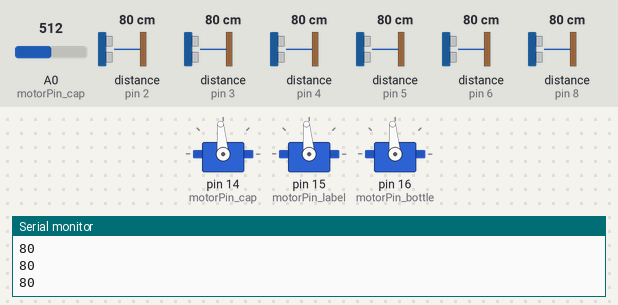
A sketch run on a simulated Arduino Uno, built with avr-gcc and run on an emulated ATmega328P. Shown: 3 × servo, the last lines printed to the serial monitor. The test bench sets the inputs (shaded band); at power-on: distance to the obstacle (sensors on pin 6, pin 4, pin 2, pin 3, pin 5, pin 8) 80 cm, A0 (motorPin_cap) = 512. Random numbers use the default seed unless the sketch sets one.

Above: at 1.2 s.
1.3 s: distance to the obstacle (sensor on pin 6) set to 9 cm
At 1.8 s:
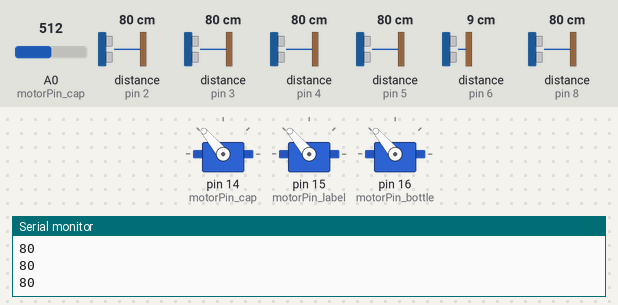
3.5 s: distance to the obstacle (sensor on pin 6) set to 6 cm
At 4.01 s:
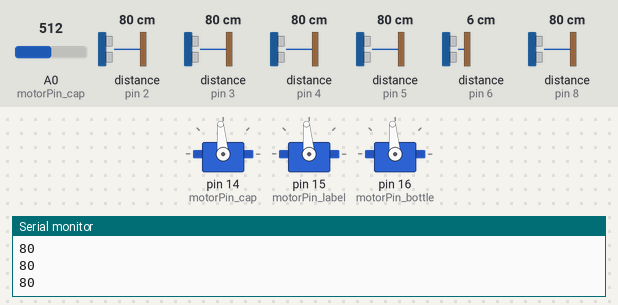
6.5 s: distance to the obstacle (sensor on pin 4) set to 9 cm
9.5 s: distance to the obstacle (sensor on pin 4) set to 6 cm
At 10.35 s:
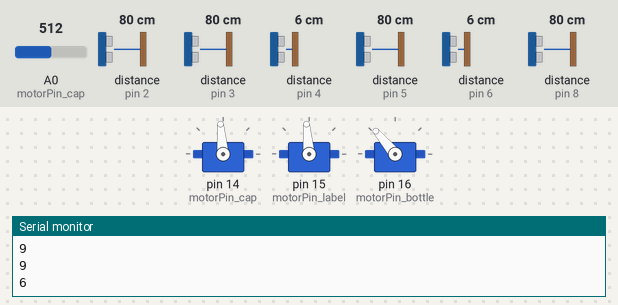
12.5 s: distance to the obstacle (sensor on pin 2) set to 9 cm
15.5 s: distance to the obstacle (sensor on pin 2) set to 6 cm
At 16.65 s:
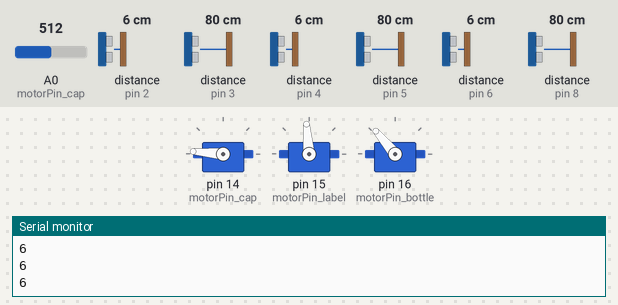
Timing chart, 0 to 19.5 s (numbered marks = the images above; inputs shaded):
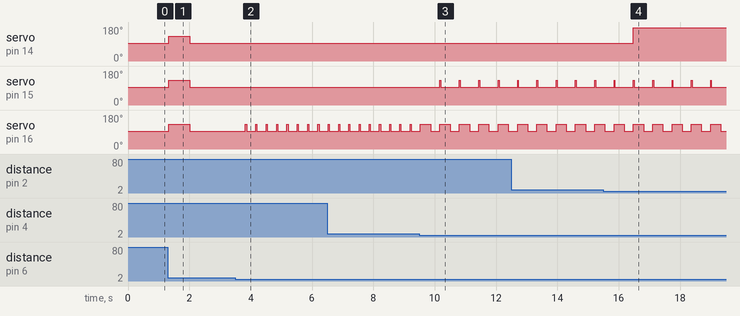

The sketch:

ultrasonic_test.ino
```cpp
#include <Servo.h>
#include <Wire.h>
#include "rgb_lcd.h"
#include "Ultrasonic.h"

//ultrasonic
Ultrasonic Us_judge_hand_cap(2);
Ultrasonic Us_throwed_cap(3);
Ultrasonic Us_judge_hand_label(4);
Ultrasonic Us_throwed_label(5);
Ultrasonic Us_judge_hand_bottle(6);
Ultrasonic Us_throwed_bottle(8);

//distance getting from ultrasonic sensor
long distance_cap, distance_label, distance_bottle;
long just_throwed_cap, just_throwed_label, just_throwed_bottle;

//servo motor
#define FULL_OPEN 175
#define LITTLE_OPEN 130
#define CLOSE 95
#define YEAH 160
#define SATISFIED 94
Servo Motor_cap;
Servo Motor_label;
Servo Motor_bottle;
int motorPin_cap = 14;
int motorPin_label = 15;
int motorPin_bottle = 16;
//キープしておきたいカウント数を格納しておく変数
int n_cap, n_label, n_bottle;
//angle of motor
int motorAngle_cap;
int motorAngle_label;
int motorAngle_bottle;

//speaker(buzzer)
int speakerPin = 11;

//infrared
//int infraredPin = 7;
//int judge_infrared;
int infra_flag = 0;

//which_term : cap/label/bottle
int which_term;
int countNum;
#define CAP 0
#define LABEL 1
#define BOTTLE 2

//#define PERIOD 20
#define RANGE 8
#define THROWED 10

int period;

void setup() {
  Serial.begin(9600);
  randomSeed(analogRead(0));

//  pinMode(infraredPin, INPUT);

  Motor_cap.attach(motorPin_cap);
  Motor_label.attach(motorPin_label);
  Motor_bottle.attach(motorPin_bottle);

  motorAngle_cap = CLOSE;
  motorAngle_label = CLOSE;
  motorAngle_bottle = CLOSE;

  Motor_cap.write(motorAngle_cap);
  Motor_label.write(motorAngle_label);
  Motor_bottle.write(motorAngle_bottle);

  n_cap = 0;
  n_label = 0;
  n_bottle = 0;

  distance_cap = 10000;
  just_throwed_cap = 100000;
  distance_label = 10000;
  just_throwed_label = 10000;
  distance_bottle = 10000;
  just_throwed_bottle = 10000;

//  judge_infrared = LOW;

  which_term = CAP;

  countNum = 0;

  randomSeed(analogRead(0));

  period = 0;
}

void thankYou(Servo mc, Servo ml, Servo mb){
  mc.write(CLOSE);
  ml.write(CLOSE);
  mb.write(CLOSE);
  //ぱぱぱ、
  delay(500);
  mc.write(YEAH);
  delay(500);
  ml.write(YEAH);
  delay(500);
  mb.write(YEAH);
  delay(1000);
  //ぱぱぱ、
  mb.write(CLOSE);
  delay(500);
  ml.write(CLOSE);
  delay(500);
  mc.write(CLOSE);
  delay(1000);
  //ぱ、ぱ、ぱ！
  mc.write(YEAH);
  ml.write(LITTLE_OPEN);
  mb.write(YEAH);
  delay(1000);
  mc.write(LITTLE_OPEN);
  ml.write(YEAH);
  mb.write(LITTLE_OPEN);
  delay(1000);
  mc.write(YEAH);
  ml.write(YEAH);
  mb.write(YEAH);
  delay(1000);
  mc.write(CLOSE);
  ml.write(CLOSE);
  mb.write(CLOSE);
}

/////////----------  loop  ---------------/////////

void loop() {
  //  timer = millis();
  distance_cap = Us_judge_hand_cap.MeasureInCentimeters();
  just_throwed_cap = Us_throwed_cap.MeasureInCentimeters();

  distance_label = Us_judge_hand_label.MeasureInCentimeters();
  just_throwed_label = Us_throwed_label.MeasureInCentimeters();

  distance_bottle = Us_judge_hand_bottle.MeasureInCentimeters();
  just_throwed_bottle = Us_throwed_bottle.MeasureInCentimeters();

//  judge_infrared = digitalRead(infraredPin);

  period = random(15, 40);
//  period = 20;


  ////- - - - - - - -infrared sensor- - - - - - //////

//  if (judge_infrared == HIGH && infra_flag == false) {
  if (distance_bottle < 50 && infra_flag == false) {
    //パ
    infra_flag = true;
    motorAngle_cap = LITTLE_OPEN;
    motorAngle_label = LITTLE_OPEN;
    motorAngle_bottle = LITTLE_OPEN;
    Serial.println("パ");

    n_cap = countNum;
    n_label = countNum;
    n_bottle = countNum;
  }

  if (infra_flag == true) {
    //キャップ
    if (motorAngle_cap == LITTLE_OPEN) { //パタパタの「パ」の角度で
      if ((countNum - n_cap) == period) { //かつ「パ」になったタイミングから100カウント済んでいたら
        motorAngle_cap = CLOSE;
        n_cap = countNum;
        Serial.println("タ");
      }
    } else if (motorAngle_cap == CLOSE && motorAngle_cap != SATISFIED) { //パタパタの「タ」の角度で
      if ((countNum - n_cap) == period) { //100カウント済んでいたら
        motorAngle_cap = LITTLE_OPEN;
        n_cap = countNum;
      }
    }
    //ラベル
    if (motorAngle_label == LITTLE_OPEN) { //パタパタの「パ」の角度で
      if ((countNum - n_label) == period) { //かつ「パ」になったタイミングから100カウント済んでいたら
        motorAngle_label = CLOSE;
        n_label = countNum;
      }
    } else if (motorAngle_label == CLOSE && motorAngle_label != SATISFIED) { //パタパタの「タ」の角度で
      if ((countNum - n_label) == period) { //100カウント済んでいたら
        motorAngle_label = LITTLE_OPEN;
        n_label = countNum;
      }
    }
    //ボトル
    if (motorAngle_bottle == LITTLE_OPEN) { //パタパタの「パ」の角度で
      if ((countNum - n_bottle) == period) { //かつ「パ」になったタイミングから100カウント済んでいたら
        motorAngle_bottle = CLOSE;
        n_bottle = countNum;
      }
    } else if (motorAngle_bottle == CLOSE && motorAngle_bottle != SATISFIED) { //パタパタの「タ」の角度で
      if ((countNum - n_bottle) == period) { //100カウント済んでいたら
        motorAngle_bottle = LITTLE_OPEN;
        n_bottle = countNum;
      }
    }

    ////- - - - - - - -ultrasonic sensor- - - - - - //////
    ////-  .  -  .  -手が近づいたらver.  .  -  .  -  .//////

    //キャップ
    if (distance_cap < RANGE) {
      if (which_term == CAP) {
        motorAngle_cap = FULL_OPEN;
      } else {//ぴしゃ
        if (motorAngle_cap != SATISFIED) {
          Motor_cap.write(CLOSE);
          delay(300);
          //ここでパタパタの「パ」の状態に戻しておく
          motorAngle_cap = LITTLE_OPEN;
          n_cap = countNum;
        }
      }
    }
    //ラベル
    if (distance_label < RANGE) {
      if (which_term == LABEL) {
        motorAngle_label = FULL_OPEN;
      } else {
        //ぴしゃ
        if (motorAngle_label != SATISFIED) {
          Motor_label.write(CLOSE);
          delay(300);
          motorAngle_label = LITTLE_OPEN;
          n_label = countNum;
        }
      }
    }
    //ボトル
    if (distance_bottle < RANGE) {
      if (which_term == BOTTLE) {
        motorAngle_bottle = FULL_OPEN;
      } else {
        //ぴしゃ
        if (motorAngle_bottle != SATISFIED) {
          Motor_bottle.write(CLOSE);
          delay(300);
          motorAngle_bottle = LITTLE_OPEN;
          n_bottle = countNum;
        }
      }
    }

    ////- - - - - - - -ultrasonic sensor- - - - - - //////
    ////-  .  -  .  -ゴミが捨てられたらver.  .  -  .  -  .//////

    if (which_term == CAP) {
      if (just_throwed_cap < THROWED && motorAngle_cap != SATISFIED) {
        motorAngle_cap = SATISFIED;
        n_cap = countNum;
        which_term = LABEL;
      }
    } else if (which_term == LABEL) {
      if (just_throwed_label < THROWED && motorAngle_label != SATISFIED) {
        motorAngle_label = SATISFIED;
        n_label = countNum;
        which_term = BOTTLE;
      }
    } else if (which_term == BOTTLE) {
      if (just_throwed_bottle < THROWED && motorAngle_bottle != SATISFIED) {
        motorAngle_bottle = SATISFIED;
        //全員でよろこぶ！
        thankYou(Motor_cap, Motor_label, Motor_bottle);

        which_term = CAP;

        //パタパタの「ぱ」状態に戻す
        motorAngle_cap = LITTLE_OPEN;
        motorAngle_label = LITTLE_OPEN;
        motorAngle_bottle = LITTLE_OPEN;

        n_cap = countNum;
        n_label = countNum;
        n_bottle = countNum;

        delay(10000);//人が去るまでの時間待つ

        infra_flag = false;
      }
    }

    //毎ループここでモーターの角度をmotorAngleにする
    Motor_cap.write(motorAngle_cap);
    Motor_label.write(motorAngle_label);
    Motor_bottle.write(motorAngle_bottle);

  }

  countNum++;
  Serial.println(distance_label);
  delay(10);
}

//void playTone(int tone, int duration) {
//    for (long i = 0; i < duration * 1000L; i += tone * 2) {
//        digitalWrite(speakerPin, HIGH);
//        delayMicroseconds(tone);
//        digitalWrite(speakerPin, LOW);
//        delayMicroseconds(tone);
//    }
//}
//
//void piyo(){
//  playTone(2000, 10);
//  delay(40);
//  playTone(2000, 10);
//  delay(50);
//  playTone(2000, 10);
//  delay(500);
//}
```

Measured:
- the behaviour switches between 8 and 7 cm on distance to the obstacle (sensor on pin 6) (found by bisection; images 1 and 2)
- the behaviour switches between 8 and 7 cm on distance to the obstacle (sensor on pin 4) (found by bisection; images 2 and 3)
- the behaviour switches between 8 and 7 cm on distance to the obstacle (sensor on pin 2) (found by bisection; images 3 and 4)
- after the input at 1.3 s, servo on pin 14 (motorPin_cap), servo on pin 15 (motorPin_label), servo on pin 16 (motorPin_bottle): 95° → 130° at once, → 95° 0.68 s later
- after the input at 3.5 s, servo on pin 16 (motorPin_bottle): alternates 130° for 0.04 s and 95° for 0.30 s, starting after 0.33 s
- after the input at 9.5 s, servo on pin 15 (motorPin_label): alternates 130° for 0.03 s and 95° for 0.60 s, starting after 0.67 s
- after the input at 15.5 s, servo on pin 14 (motorPin_cap): 95° → 175° after 0.98 s
